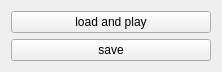
<?xml version="1.0" encoding="UTF-8"?>
<ui version="4.0">
 <class>MainWidget</class>
 <widget class="QWidget" name="MainWidget">
  <property name="geometry">
   <rect>
    <x>0</x>
    <y>0</y>
    <width>222</width>
    <height>68</height>
   </rect>
  </property>
  <property name="windowTitle">
   <string>Form</string>
  </property>
  <layout class="QVBoxLayout" name="verticalLayout">
   <item>
    <widget class="QPushButton" name="loadButton">
     <property name="text">
      <string>load and play</string>
     </property>
    </widget>
   </item>
   <item>
    <widget class="QPushButton" name="saveButton">
     <property name="text">
      <string>save</string>
     </property>
    </widget>
   </item>
  </layout>
 </widget>
 <resources/>
 <connections/>
</ui>
